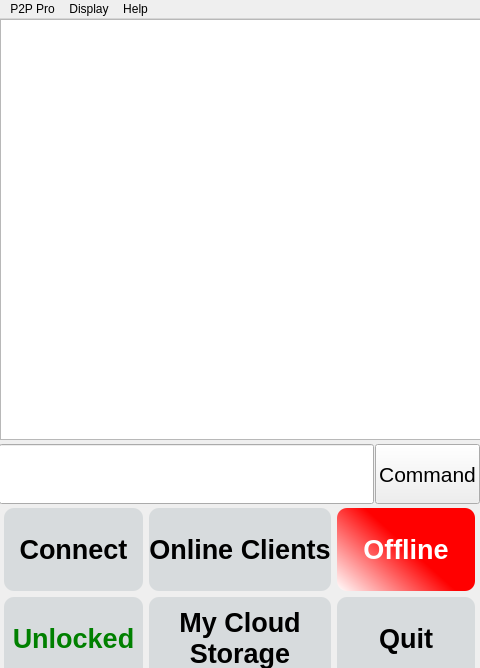
<?xml version="1.0" encoding="UTF-8"?>
<ui version="4.0">
 <class>MainWindow</class>
 <widget class="QMainWindow" name="MainWindow">
  <property name="geometry">
   <rect>
    <x>0</x>
    <y>0</y>
    <width>480</width>
    <height>668</height>
   </rect>
  </property>
  <property name="windowTitle">
   <string>MainWindow</string>
  </property>
  <widget class="QWidget" name="centralwidget">
   <widget class="QWidget" name="verticalLayoutWidget">
    <property name="geometry">
     <rect>
      <x>0</x>
      <y>0</y>
      <width>481</width>
      <height>421</height>
     </rect>
    </property>
    <layout class="QVBoxLayout" name="verticalLayout">
     <item>
      <widget class="QTextEdit" name="chatDisplay">
       <property name="font">
        <font>
         <pointsize>18</pointsize>
         <weight>50</weight>
         <bold>false</bold>
        </font>
       </property>
       <property name="readOnly">
        <bool>true</bool>
       </property>
       <property name="textInteractionFlags">
        <set>Qt::NoTextInteraction</set>
       </property>
      </widget>
     </item>
    </layout>
   </widget>
   <widget class="QWidget" name="horizontalLayoutWidget">
    <property name="geometry">
     <rect>
      <x>-1</x>
      <y>419</y>
      <width>481</width>
      <height>72</height>
     </rect>
    </property>
    <layout class="QHBoxLayout" name="horizontalLayout">
     <property name="spacing">
      <number>2</number>
     </property>
     <property name="leftMargin">
      <number>0</number>
     </property>
     <property name="bottomMargin">
      <number>0</number>
     </property>
     <item>
      <widget class="QLineEdit" name="input">
       <property name="sizePolicy">
        <sizepolicy hsizetype="Minimum" vsizetype="Maximum">
         <horstretch>0</horstretch>
         <verstretch>0</verstretch>
        </sizepolicy>
       </property>
       <property name="minimumSize">
        <size>
         <width>375</width>
         <height>60</height>
        </size>
       </property>
       <property name="maximumSize">
        <size>
         <width>16777215</width>
         <height>60</height>
        </size>
       </property>
       <property name="font">
        <font>
         <pointsize>16</pointsize>
        </font>
       </property>
      </widget>
     </item>
     <item>
      <widget class="QPushButton" name="commandButton">
       <property name="sizePolicy">
        <sizepolicy hsizetype="Maximum" vsizetype="Expanding">
         <horstretch>0</horstretch>
         <verstretch>0</verstretch>
        </sizepolicy>
       </property>
       <property name="minimumSize">
        <size>
         <width>105</width>
         <height>45</height>
        </size>
       </property>
       <property name="maximumSize">
        <size>
         <width>16777215</width>
         <height>60</height>
        </size>
       </property>
       <property name="font">
        <font>
         <pointsize>16</pointsize>
        </font>
       </property>
       <property name="styleSheet">
        <string notr="true"/>
       </property>
       <property name="text">
        <string>Command</string>
       </property>
      </widget>
     </item>
    </layout>
   </widget>
   <widget class="QWidget" name="gridLayoutWidget">
    <property name="geometry">
     <rect>
      <x>-1</x>
      <y>479</y>
      <width>481</width>
      <height>181</height>
     </rect>
    </property>
    <layout class="QGridLayout" name="gridLayout">
     <property name="leftMargin">
      <number>5</number>
     </property>
     <property name="topMargin">
      <number>10</number>
     </property>
     <property name="rightMargin">
      <number>5</number>
     </property>
     <property name="bottomMargin">
      <number>0</number>
     </property>
     <item row="0" column="1">
      <widget class="QPushButton" name="listOnlineButton">
       <property name="sizePolicy">
        <sizepolicy hsizetype="Expanding" vsizetype="Expanding">
         <horstretch>0</horstretch>
         <verstretch>0</verstretch>
        </sizepolicy>
       </property>
       <property name="font">
        <font>
         <pointsize>20</pointsize>
         <weight>75</weight>
         <bold>true</bold>
        </font>
       </property>
       <property name="styleSheet">
        <string notr="true">QPushButton {
        background-color: #D7DBDD;
        border-radius: 10px;
        color: black;
    }</string>
       </property>
       <property name="text">
        <string>Online Clients</string>
       </property>
      </widget>
     </item>
     <item row="0" column="0">
      <widget class="QPushButton" name="connectButton">
       <property name="sizePolicy">
        <sizepolicy hsizetype="Expanding" vsizetype="Expanding">
         <horstretch>0</horstretch>
         <verstretch>0</verstretch>
        </sizepolicy>
       </property>
       <property name="font">
        <font>
         <pointsize>20</pointsize>
         <weight>75</weight>
         <bold>true</bold>
        </font>
       </property>
       <property name="autoFillBackground">
        <bool>false</bool>
       </property>
       <property name="styleSheet">
        <string notr="true">QPushButton {
        background-color: #D7DBDD;
        border-radius: 10px;
        color: black;
    }</string>
       </property>
       <property name="text">
        <string>Connect</string>
       </property>
      </widget>
     </item>
     <item row="0" column="2">
      <widget class="QPushButton" name="onlineButton">
       <property name="sizePolicy">
        <sizepolicy hsizetype="Expanding" vsizetype="Expanding">
         <horstretch>0</horstretch>
         <verstretch>0</verstretch>
        </sizepolicy>
       </property>
       <property name="font">
        <font>
         <pointsize>20</pointsize>
         <weight>75</weight>
         <italic>false</italic>
         <bold>true</bold>
        </font>
       </property>
       <property name="styleSheet">
        <string notr="true">QPushButton {
		background-color: qlineargradient(spread:pad, x1:0, y1:1, x2:0.6, y2:0.6, stop:0 white, stop:1 red);
        border-radius: 10px;
        color: white;
		font:bold;
    }</string>
       </property>
       <property name="text">
        <string>Offline</string>
       </property>
      </widget>
     </item>
     <item row="1" column="0">
      <widget class="QPushButton" name="lockButton">
       <property name="sizePolicy">
        <sizepolicy hsizetype="Expanding" vsizetype="Expanding">
         <horstretch>0</horstretch>
         <verstretch>0</verstretch>
        </sizepolicy>
       </property>
       <property name="font">
        <font>
         <pointsize>20</pointsize>
         <weight>75</weight>
         <bold>true</bold>
        </font>
       </property>
       <property name="styleSheet">
        <string notr="true">QPushButton {
        background-color: #D7DBDD;
        border-radius: 10px;
        color: green;
    }</string>
       </property>
       <property name="text">
        <string>Unlocked</string>
       </property>
      </widget>
     </item>
     <item row="1" column="1">
      <widget class="QPushButton" name="myCloudStorageButton">
       <property name="sizePolicy">
        <sizepolicy hsizetype="Minimum" vsizetype="Expanding">
         <horstretch>0</horstretch>
         <verstretch>0</verstretch>
        </sizepolicy>
       </property>
       <property name="font">
        <font>
         <pointsize>20</pointsize>
         <weight>75</weight>
         <bold>true</bold>
        </font>
       </property>
       <property name="styleSheet">
        <string notr="true">QPushButton {
        background-color: #D7DBDD;
        border-radius: 10px;
        color: black;
    }</string>
       </property>
       <property name="text">
        <string>My Cloud
Storage</string>
       </property>
      </widget>
     </item>
     <item row="1" column="2">
      <widget class="QPushButton" name="quitButton">
       <property name="sizePolicy">
        <sizepolicy hsizetype="Expanding" vsizetype="Expanding">
         <horstretch>0</horstretch>
         <verstretch>0</verstretch>
        </sizepolicy>
       </property>
       <property name="font">
        <font>
         <pointsize>20</pointsize>
         <weight>75</weight>
         <bold>true</bold>
        </font>
       </property>
       <property name="styleSheet">
        <string notr="true">QPushButton {
        background-color: #D7DBDD;
        border-radius: 10px;
        color: black;
    }</string>
       </property>
       <property name="text">
        <string>Quit</string>
       </property>
      </widget>
     </item>
    </layout>
   </widget>
  </widget>
  <widget class="QMenuBar" name="menuBar">
   <property name="geometry">
    <rect>
     <x>0</x>
     <y>0</y>
     <width>480</width>
     <height>37</height>
    </rect>
   </property>
   <widget class="QMenu" name="menuHelp">
    <property name="title">
     <string>Help</string>
    </property>
    <addaction name="actionHelp"/>
    <addaction name="actionContact"/>
   </widget>
   <widget class="QMenu" name="menuP2P_Pro">
    <property name="title">
     <string>P2P Pro</string>
    </property>
    <addaction name="actionAbout"/>
    <addaction name="actionGitHub"/>
    <addaction name="separator"/>
    <addaction name="actionCentral_Server_Service"/>
    <addaction name="actionCentral_Server"/>
   </widget>
   <widget class="QMenu" name="menuDisplay">
    <property name="title">
     <string>Display</string>
    </property>
    <addaction name="actionClear_Display"/>
    <addaction name="actionClassic_Terminal"/>
    <addaction name="separator"/>
    <addaction name="actionManual_Editting"/>
    <addaction name="actionLock_Display"/>
   </widget>
   <addaction name="menuP2P_Pro"/>
   <addaction name="menuDisplay"/>
   <addaction name="menuHelp"/>
  </widget>
  <action name="actionAbout">
   <property name="text">
    <string>About</string>
   </property>
  </action>
  <action name="actionGitHub">
   <property name="text">
    <string>GitHub</string>
   </property>
  </action>
  <action name="actionCentral_Server">
   <property name="text">
    <string>Central Server IP</string>
   </property>
  </action>
  <action name="actionHelp">
   <property name="text">
    <string>Help</string>
   </property>
  </action>
  <action name="actionContact">
   <property name="text">
    <string>Contact</string>
   </property>
  </action>
  <action name="actionCentral_Server_Service">
   <property name="text">
    <string>Central Server Service</string>
   </property>
  </action>
  <action name="actionClear_Display">
   <property name="text">
    <string>Clear Display</string>
   </property>
  </action>
  <action name="actionClassic_Terminal">
   <property name="text">
    <string>Classic Terminal</string>
   </property>
  </action>
  <action name="actionManual_Editting">
   <property name="text">
    <string>Unlock Display</string>
   </property>
  </action>
  <action name="actionLock_Display">
   <property name="text">
    <string>Lock Display</string>
   </property>
  </action>
 </widget>
 <resources/>
 <connections/>
</ui>
